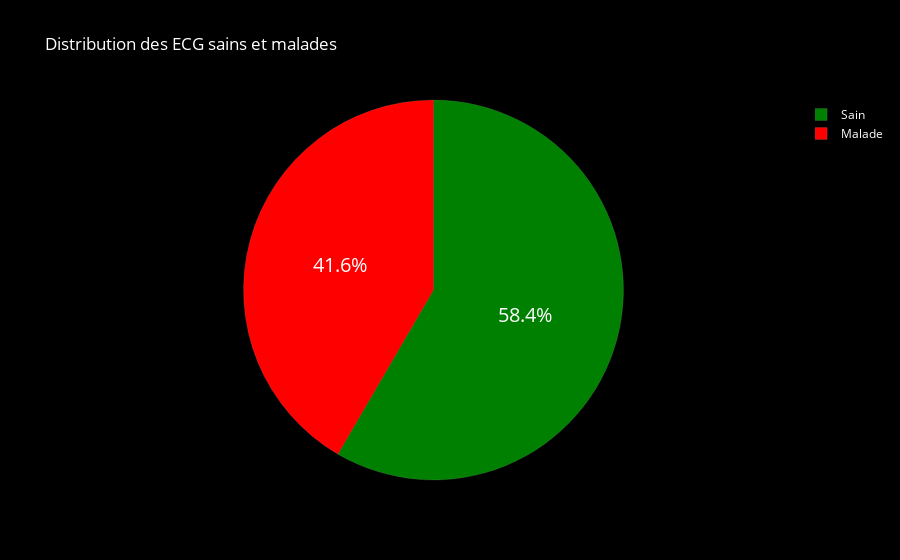

The notebook cell saved with this chart:
### Markdown cell above
**Check balance of last columns**

### Code cell
import plotly.graph_objects as pgo
values = y.value_counts()/y.shape[0]

fig = pgo.Figure(data=[pgo.Pie(labels=['Sain','Malade'], values=values)])
fig.update_traces(hoverinfo='label+percent', textinfo='percent', textfont_size=20,
                  marker=dict(colors=['green', 'red'], line=dict(color='white', width=0.1)))
fig.update_layout(
    title_text="Distribution des ECG sains et malades",
    title_font_color="white",
    legend_title_font_color="yellow",
    paper_bgcolor="black",
    plot_bgcolor='black',
    font_color="white",
)
fig.show()

### Figure 1 — Plotly figure (JSON) as saved in the notebook; plotly's stock layout.template omitted (floating-point values rounded to 4 significant figures)
{"data": [{"hoverinfo": "label+percent", "labels": ["Sain", "Malade"], "marker": {"colors": ["green", "red"], "line": {"color": "white", "width": 0.1}}, "textfont": {"size": 20}, "textinfo": "percent", "type": "pie", "values": [0.584, 0.416]}], "layout": {"autosize": true, "font": {"color": "white"}, "legend": {"title": {"font": {"color": "yellow"}}}, "paper_bgcolor": "black", "plot_bgcolor": "black", "title": {"font": {"color": "white"}, "text": "Distribution des ECG sains et malades"}}}
